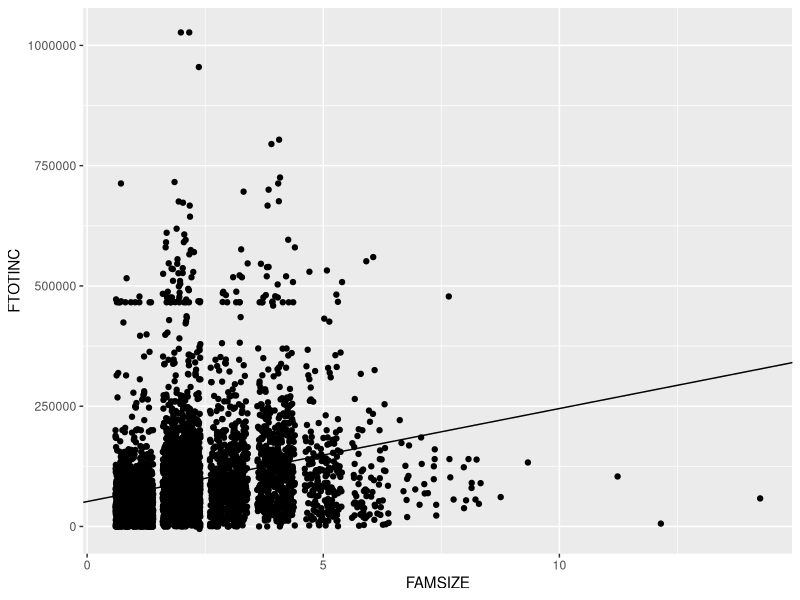
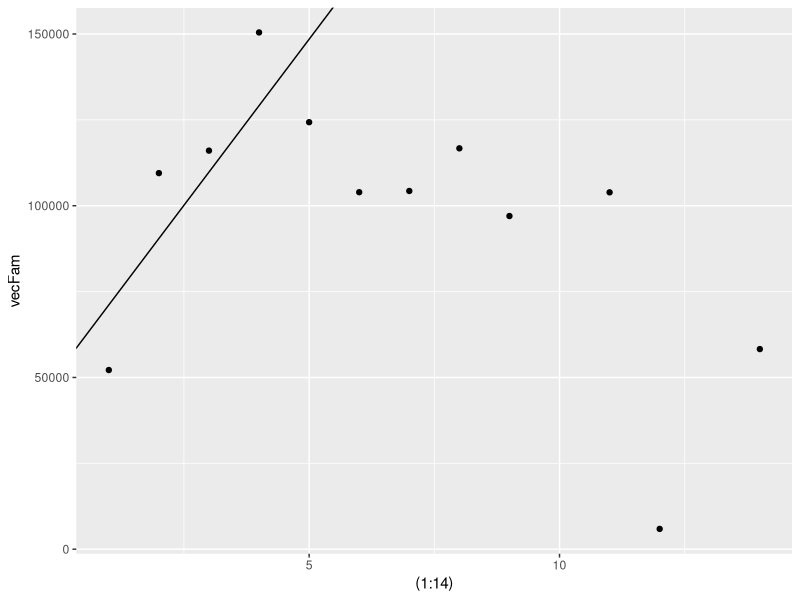
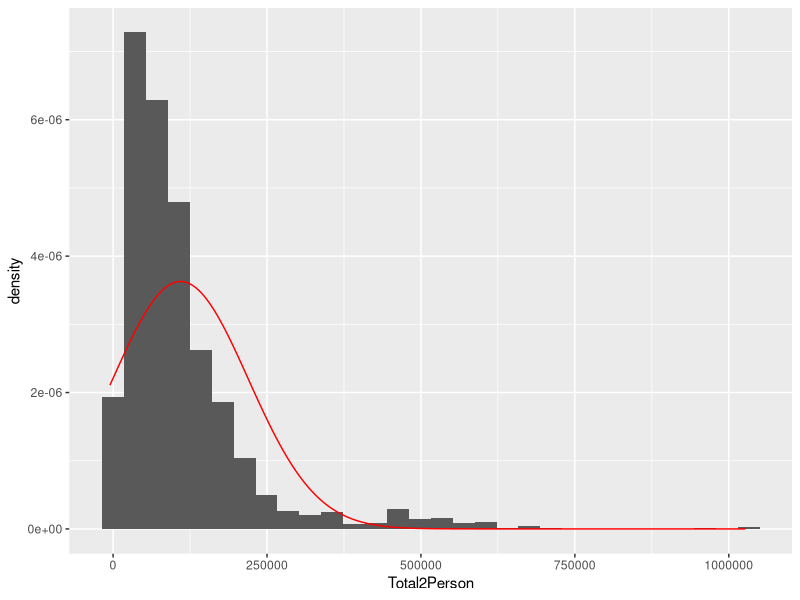

Reproduce these figures in R, in order.
## ---- chunk 1
knitr::opts_chunk$set(echo = TRUE)
library(tidyverse)
library(ggplot2)
library(knitr)
require(stats)
## ---- chunk 2
#read in problem set 1 dat
dat<-read.csv("ps1_data.csv")

#find minima
n <- nrow(dat)
yBar <- mean(dat$FTOTINC)
xBar <- mean(dat$FAMSIZE)

mNum <- (1/n) * sum((dat$FTOTINC * dat$FAMSIZE) - (yBar * xBar))
mDenom <- (1/n) * sum((dat$FAMSIZE)^2 - (xBar^2))

#store the values of m and b
mFinal <- mNum/mDenom
bFinal <- yBar - (mFinal*xBar)


#hatch the plot
g<-ggplot(dat, aes(x=FAMSIZE, y=FTOTINC)) + geom_point(position = "jitter")
g<-g+geom_abline(slope= mFinal, intercept = bFinal)
g

## ---- chunk 3

## ---- chunk 4

#find mean income in each family size and place it into vecFam vector
vecFam<-c()
for(j in 1:max(dat$FAMSIZE)){
  count = 0
  sum = 0
  for(i in 1:nrow(dat)){
    if(dat$FAMSIZE[i] == j){
      count = count + 1
      sum = sum + dat$FTOTINC[i]
    }
  }
  vecFam[j] = sum/count
}

#sort for pleasant graph reasons
s<-sort(vecFam, decreasing = FALSE, na.last = FALSE)
vecPoints<-data.frame(s)
g1<-ggplot(vecPoints, aes(x= (1:14), y=vecFam))+geom_point()
g1<-g1+geom_abline(slope = mFinal, intercept = bFinal)
g1
## ---- chunk 5

#Grab incomes of 2-Person Families
Total2Person <- (dat$FTOTINC[dat$FAMSIZE == 2]) 

#Compute values for mu and sigma^2
n <- length(Total2Person)
xBar2Person <- mean(Total2Person)
sigmaDen <- sum((Total2Person - xBar2Person)^2)
sigmaSquared <- sigmaDen/n
mu <- xBar2Person

#Print output for mu and sigma^2
cat("Mu:", mu)
cat(" Sigma Squared:", sigmaSquared)

#Compute sd for graph comparisons
sdTest <- sqrt(sigmaSquared)

#Plot
TwoPersonIncome <- data.frame(Total2Person)
g3 <- ggplot(TwoPersonIncome)+geom_histogram(aes(x=Total2Person, y = ..density..)) +
  stat_function(fun = dnorm, n = n, args = list(mean = xBar2Person, sd = sdTest), color = "red")
g3

## ---- chunk 6
#Create 10,000 samples
nSamples <- 10000

#Create normal distributions of size 10 for each sample:
listSamples <- lapply(1:nSamples, function(x) rnorm(n=10))

#Function to compute sigma:
maxLSigmas<-function(x){
  sampleN <- length(x)
  sampleMu <- mean(x)
  sampleSigmaDen <- sum((x - sampleMu)^2)
  sampleSigmaSquared <- sampleSigmaDen/sampleN
  return (sampleSigmaSquared)
}

#Function to compute mu:
maxLMus<- function(x){
  sampleMu <- mean(x)
  return (sampleMu)
}

#Apply functions for Mu and Sigma:
sigmaList <- sapply(listSamples, maxLSigmas)
muList <- sapply(listSamples, maxLMus)

#Print out the mean of Mu and the mean of Sigma:
meanMu <-mean(muList)
cat("Mean Mu:", meanMu)
meanSigma <- mean (sigmaList)
cat("\nMean Sigma:", meanSigma)


#Compute number of mus and sigmas less than or equal to 0:
negMus <- 0
lessSigmas <- 0
for(i in 1:length(muList)){
  if(muList[i] <= 0){
    negMus = negMus + 1 
  }
  if(sigmaList[i] <= 1){
    lessSigmas = lessSigmas + 1
  }
  
}

#Calculate the proportions:
proportionMu <- negMus/length(muList)
proportionSigma <- lessSigmas/length(sigmaList)

cat("\nNegative Mus:", negMus, " Proportion:", proportionMu)
cat("\nSigmas Less Than 1:", lessSigmas, " Proportion:", proportionSigma)
## ---- chunk 7
#make matrix
vex<-c()

for(i in 1:(2*nrow(dat))){
  if (i<=nrow(dat)){vex[i]=1}
  else{vex[i] = dat$FAMSIZE[i-nrow(dat)]}
}

#set up some objects that will be needed for the computation 
X = matrix(vex, nrow = nrow(dat), ncol=2)
FTOTINC<-matrix(X[,2], nrow = nrow(dat), ncol=1)
xT<-t(X)
right<-xT%*%X
rightInv<-solve(right)

#computerize
mult = rightInv%*%xT
b = mult%*%FTOTINC
b


